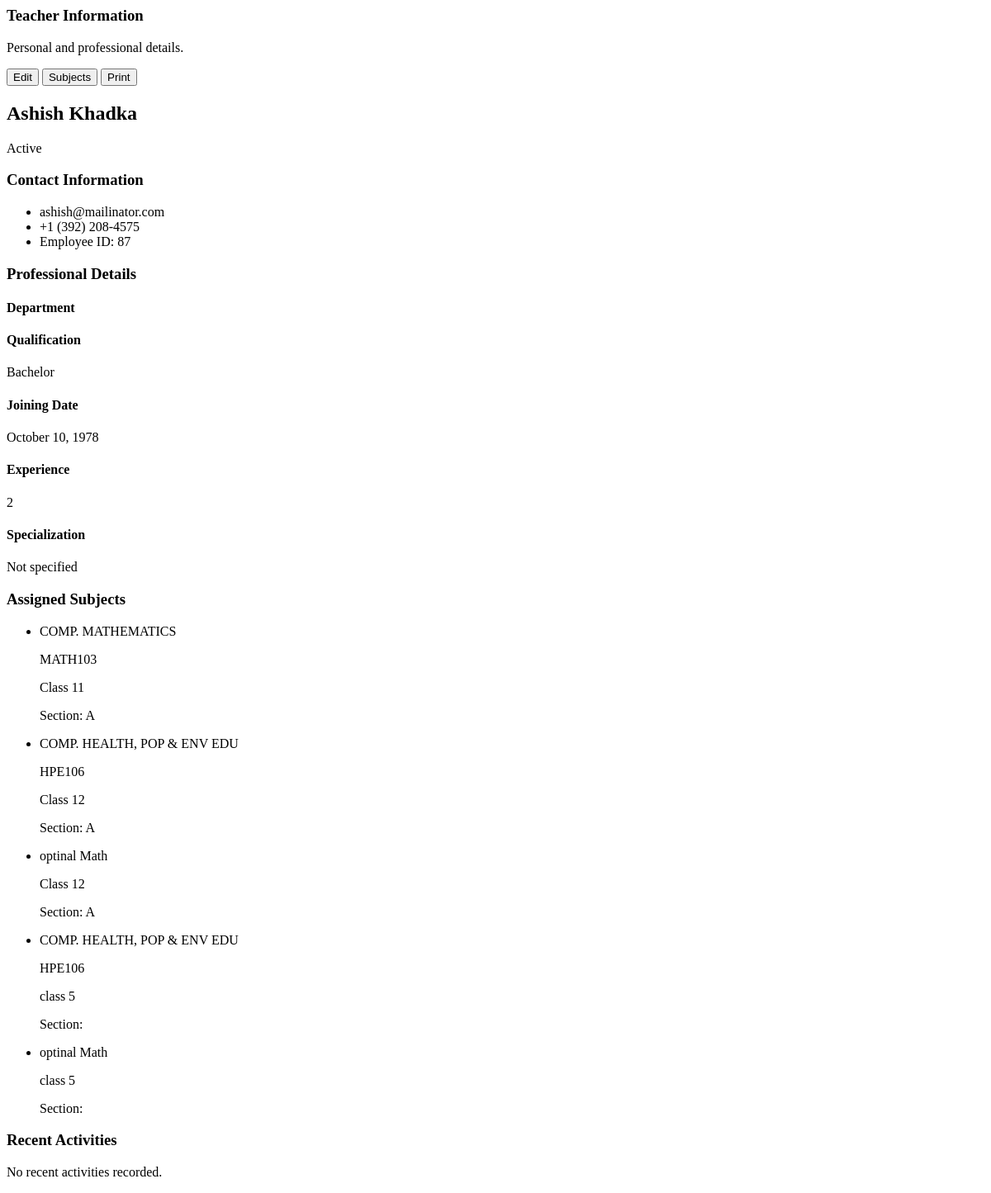
Before: /Admin/get_teacher_profile.php?id=27 (signed in) with the older database file.
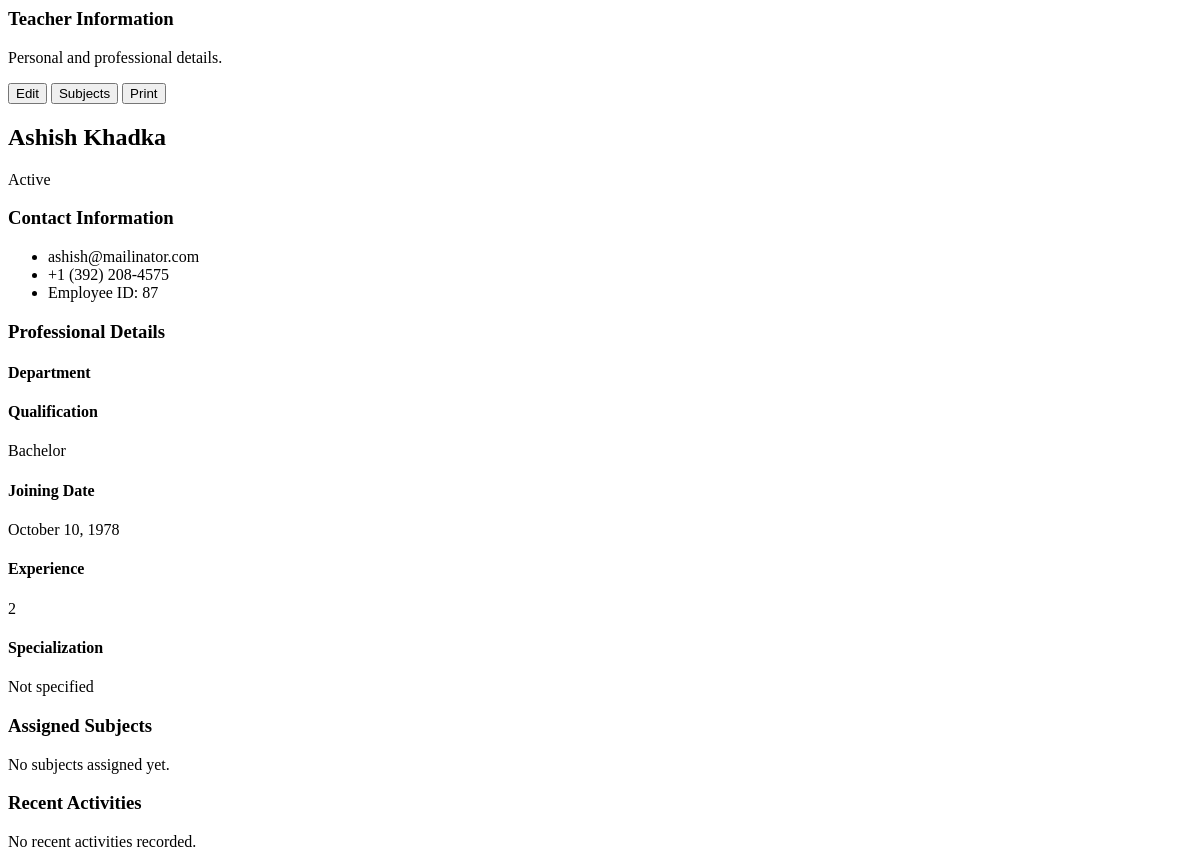
After: the same page with the newer database file.
### tables this page shows
CREATE TABLE `teachersubjects` (
  `id` int(11) NOT NULL,
  `teacher_id` int(11) NOT NULL,
  `subject_id` int(11) NOT NULL,
  `class_id` int(11) NOT NULL,
  `is_active` tinyint(1) NOT NULL DEFAULT 1,
  `created_at` timestamp NOT NULL DEFAULT current_timestamp(),
  `updated_at` timestamp NOT NULL DEFAULT current_timestamp() ON UPDATE current_timestamp()
);

CREATE TABLE `subjects` (
  `subject_id` varchar(20) NOT NULL,
  `subject_name` varchar(100) NOT NULL,
  `subject_code` varchar(20) DEFAULT NULL,
  `description` text DEFAULT NULL,
  `full_marks_theory` decimal(5,2) NOT NULL DEFAULT 100.00,
  `full_marks_practical` decimal(5,2) NOT NULL DEFAULT 0.00,
  `pass_marks_theory` decimal(5,2) NOT NULL DEFAULT 40.00,
  `pass_marks_practical` decimal(5,2) NOT NULL DEFAULT 0.00,
  `credit_hours` decimal(3,1) NOT NULL DEFAULT 1.0,
  `is_optional` tinyint(1) NOT NULL DEFAULT 0,
  `is_active` tinyint(1) NOT NULL DEFAULT 1,
  `created_at` timestamp NOT NULL DEFAULT current_timestamp(),
  `updated_at` timestamp NOT NULL DEFAULT current_timestamp() ON UPDATE current_timestamp()
);

CREATE TABLE `classes` (
  `class_id` int(11) NOT NULL,
  `class_name` varchar(100) NOT NULL,
  `class_numeric` int(11) NOT NULL DEFAULT 0,
  `class_teacher_id` int(11) DEFAULT NULL,
  `section` varchar(10) DEFAULT NULL,
  `academic_year` varchar(20) NOT NULL,
  `description` text DEFAULT NULL,
  `is_active` tinyint(1) NOT NULL DEFAULT 1,
  `created_at` timestamp NOT NULL DEFAULT current_timestamp(),
  `updated_at` timestamp NOT NULL DEFAULT current_timestamp() ON UPDATE current_timestamp()
);

### Admin/get_teacher_profile.php (the view, shortened to what the changed rows need)
<?php
$teacher_id = null;
if (isset($_GET['id']) && !empty($_GET['id'])) {
    $teacher_id = $_GET['id'];
} elseif (isset($_GET['teacher_id']) && !empty($_GET['teacher_id'])) {
    $teacher_id = $_GET['teacher_id'];
}
$conn = new mysqli('localhost', 'root', '', 'result_management');
$query = "SELECT t.*, u.full_name, u.email, u.phone, u.status, u.created_at as user_created_at
          FROM teachers t
          JOIN users u ON t.user_id = u.user_id
          WHERE t.teacher_id = ?";
$stmt = $conn->prepare($query);
$stmt->bind_param("i", $teacher_id);
$stmt->execute();
$result = $stmt->get_result();
$teacher = $result->fetch_assoc();
$table_exists = $conn->query("SHOW TABLES LIKE 'teachersubjects'");
$subjects = [];
if ($table_exists && $table_exists->num_rows > 0) {
    $subjects_query = "SELECT ts.*, s.subject_name, s.subject_code, c.class_name, c.section
                      FROM teachersubjects ts
                      JOIN subjects s ON ts.subject_id = s.subject_id
                      JOIN classes c ON ts.class_id = c.class_id
                      WHERE ts.teacher_id = ? AND ts.is_active = 1";
    $subjects_stmt = $conn->prepare($subjects_query);
    if ($subjects_stmt) {
        $subjects_stmt->bind_param("i", $teacher_id);
        $subjects_stmt->execute();
        $subjects_result = $subjects_stmt->get_result();
        while ($subject = $subjects_result->fetch_assoc()) {
            $subjects[] = $subject;
        }
    }
}
?>
<div class="bg-white shadow overflow-hidden sm:rounded-lg">
    <div class="border-t border-gray-200">
        <div class="grid grid-cols-1 md:grid-cols-3 gap-4 p-4">
            <div class="md:col-span-1 bg-gray-50 p-4 rounded-lg">
                <div class="flex flex-col items-center">
                    <h2 class="text-xl font-bold text-gray-900"><?php echo htmlspecialchars($teacher['full_name']); ?></h2>
                </div>
            </div>
            <div class="md:col-span-1 space-y-6">
                <div class="bg-white p-4 rounded-lg border border-gray-200">
                    <h3 class="text-lg font-medium text-gray-900 mb-4">Assigned Subjects</h3>
                    <?php if (empty($subjects)): ?>
                        <p class="text-sm text-gray-500">No subjects assigned yet.</p>
                    <?php else: ?>
                        <ul class="divide-y divide-gray-200">
                            <?php foreach ($subjects as $subject): ?>
                                <li class="py-2">
                                    <div class="flex justify-between">
                                        <div>
                                            <p class="text-sm font-medium text-gray-900"><?php echo htmlspecialchars($subject['subject_name']); ?></p>
                                            <p class="text-xs text-gray-500"><?php echo htmlspecialchars($subject['subject_code']); ?></p>
                                        </div>
                                        <div class="text-right">
                                            <p class="text-sm text-gray-900"><?php echo htmlspecialchars($subject['class_name']); ?></p>
                                            <p class="text-xs text-gray-500">Section: <?php echo htmlspecialchars($subject['section']); ?></p>
                                        </div>
                                    </div>
                                </li>
                            <?php endforeach; ?>
                        </ul>
                    <?php endif; ?>
                </div>
            </div>
        </div>
    </div>
</div>

Changed rows visible on the page:
removed teachersubjects: subject.subject_name "COMP. MATHEMATICS", subject.subject_code "MATH103", class.class_name "Class 11", class.section "A"
removed teachersubjects: subject.subject_name "COMP. HEALTH, POP & ENV EDU", subject.subject_code "HPE106", class.class_name "Class 12", class.section "A"
removed teachersubjects: subject.subject_name "optinal Math", class.class_name "Class 12", class.section "A"
removed teachersubjects: subject.subject_name "COMP. HEALTH, POP & ENV EDU", subject.subject_code "HPE106", class.class_name "class 5"
removed teachersubjects: subject.subject_name "optinal Math", class.class_name "class 5"
Other visible differences:
text now shown: "No subjects assigned yet."
